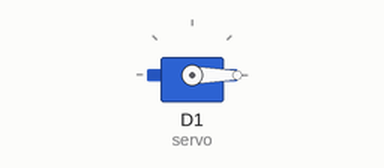
Bench run of a sketch on a simulated ESP8266 (NodeMCU). On the bench: servo.

Above: at 5.05 s.
At 9.5 s:
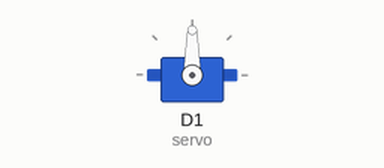
At 14.0 s:
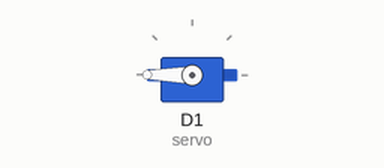
Timing chart, 0 to 16.7 s (numbered marks = the images above):
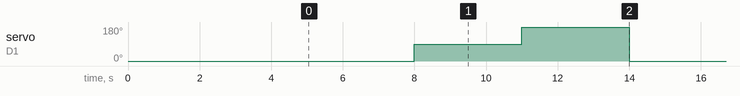

The sketch:

sg90.ino
```cpp
#include <Servo.h>

//объект управления сервомотором
Servo servo;

void setup() {
    //характеристики сервомотора находим в интернете
    //https://servodatabase.com/servo/towerpro/sg90
    servo.attach(D1, 500, 2400);
    servo.write(0);
    delay(5000);
}

void loop() {
    //устанавливаем градусы. от 0 до 180
    servo.write(0);
    delay(3000);
    servo.write(90);
    delay(3000);
    servo.write(180);
    delay(3000);
}
```

Measured:
- by itself, servo on D1 (servo): repeats every 9.0 s: 180° 3.0 s, 0° 3.0 s, 90° 3.0 s
